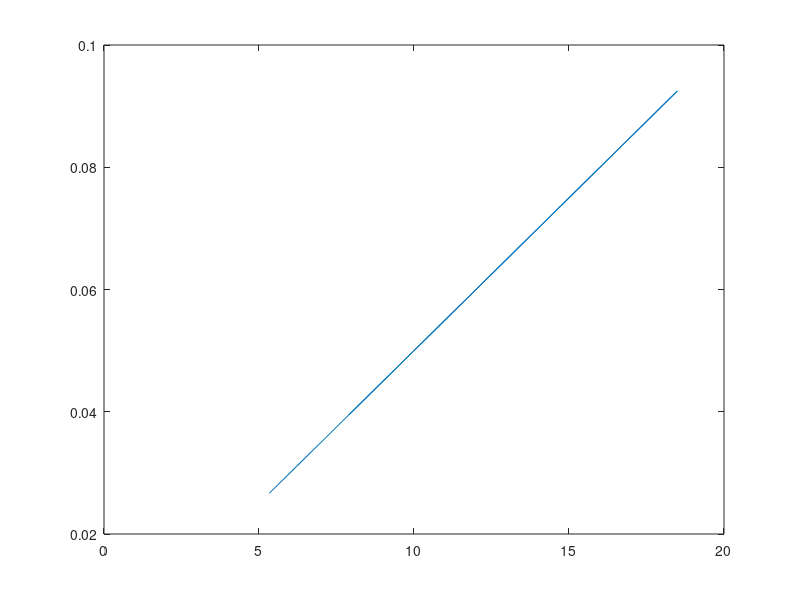
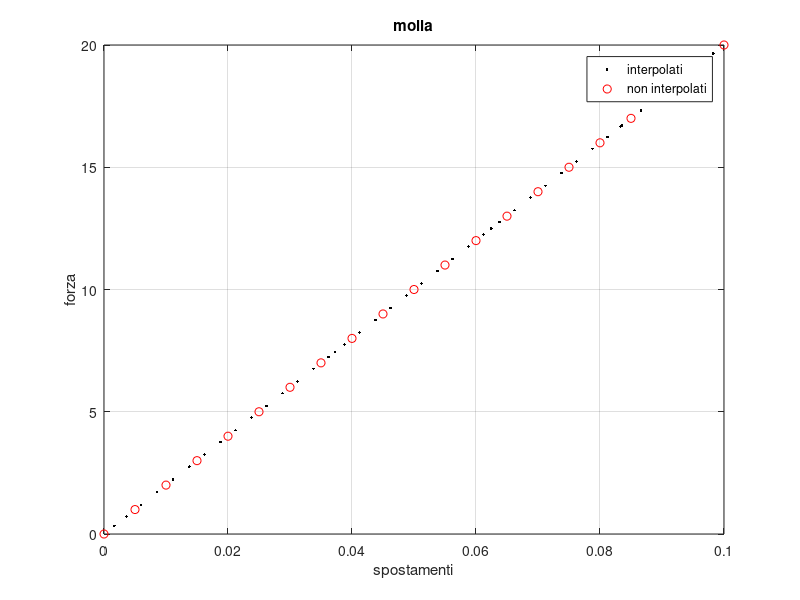

Recreate these plots in MATLAB, in order.
%%esercizio lez4 6/10/2025

clc;
clear;
close all;

%%

k1=100;
k2=100;

F=[0;10;0];

fprintf('f1=%.3f N\n', F(1));
fprintf('f2=%.3f N\n', F(2));
fprintf('f3=%.3f N\n\n', F(3));

K1=zeros(3);
K2=zeros(3);
U=zeros(3,1);

K1(1,:)=[k1 -k1 0];
K1(2,:)=[-k1 k1 0];

K2(2,:)=[0 k2 -k2];
K2(3,:)=[0 -k2 k2];

K=K1+K2;


disp ('matrice di rigidezza K=')
disp (K)

U(2)=F(2)/K(2,2);

fprintf('u1=%.3f m\n', U(1));
fprintf('u2=%.3f m\n', U(2));
fprintf('u3=%.3f m\n\n', U(3));


%% grafico f2 u2 con ciclo for



Ftot=zeros(1,10);
Utot=zeros(1,10);

Ftot(1)=F(2);
Utot(1)=U(2);

for i=1:9
    F(2)=F(2)+1;
    U(2)=F(2)/K(2,2);
    Ftot(i+1)=F(2);
    Utot(i+1)=U(2);
end

plot(Utot,Ftot);

%% grafico a mano e interpolando

X=[10; 11; 12; 13; 14; 15; 16; 17;18;19];
Xinterp=interp(X,10);

Y=Xinterp/K(2,2);

plot(Xinterp,Y)

%% grafico usando linspace


F2=linspace(0, 20, 21);
U2=F2/200;


U2interp=interp(U2, 2);  %nel dominio interpolo per trovare altri punti, l'interpolazione è lineare e usa i punti di riferimento F2 e U2
F2interp=interp(F2, 2);

figure(3);
plot(U2interp,F2interp, 'k.');
hold on;
plot(U2,F2, 'ro');
legend('interpolati', 'non interpolati');
grid on;
xlabel('spostamenti');
ylabel('forza');
title('molla');
